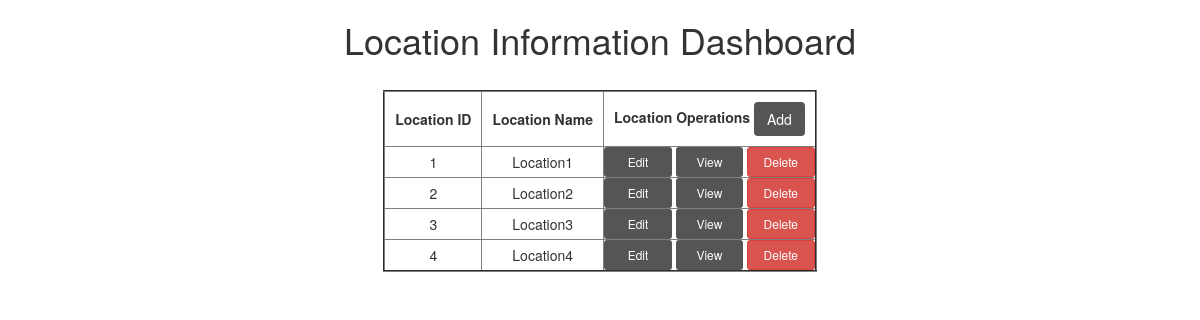
The page /location_index/ on the database its author committed.
### ManageApp/models.py (models this page shows, shortened)
class Location(models.Model):
    location_id = models.AutoField(primary_key=True)
    location=models.CharField(max_length=100)
    created=models.DateTimeField(auto_now_add=True)
    updated=models.DateTimeField(auto_now=True)

### ManageApp/views.py (the view)
# urls.py: path('location_index/', views.location_inventory_table),
def location_inventory_table(request):
    location=Location.objects.all()
    return render(request,'ManageApp/location_inventory.html',{'location':location})

### templates/ManageApp/location_inventory.html
<!DOCTYPE html>
{%extends 'ManageApp/base.html'%}
{%block body_block%}
    <h1>Location Information Dashboard</h1><br>
    {%if location%}
    <table border="2">
        <thead align="center">
            <th style="padding:10px;">Location ID</th>
            <th style="padding:10px;">Location Name</th>
            <th style="padding:10px;">Location Operations
            <a href="/location_create" class="btn btn-md" style="background-color:#555555;color: white;">Add</a></th>
        </thead>
        {%for loc in location%}
        <tr align="center">
            <td>{{loc.location_id}}</td>
            <td>{{loc.location}}</td>
            <td>
                <a href="/location_update/{{loc.location_id}}" role="button" class="btn btn-sm" style="width:32%;background-color:#555555;color: white;">Edit</a>
                <a href="/location_retrieve/{{loc.location_id}}" role="button" class="btn btn-sm" style="width:32%;background-color:#555555;color: white;">View</a>
                <a href="/location_delete/{{loc.location_id}}" role="button" class="btn btn-danger btn-sm" style="width:32%;">Delete</a>
            </td>
        </tr>
        {%endfor%}
    </table>
    {%else%}
    <p>No Location Found</p>
    {%endif%}
{%endblock%}

### rows shown on the page
Location: location_id "1", location "Location1"
Location: location_id "2", location "Location2"
Location: location_id "3", location "Location3"
Location: location_id "4", location "Location4"
